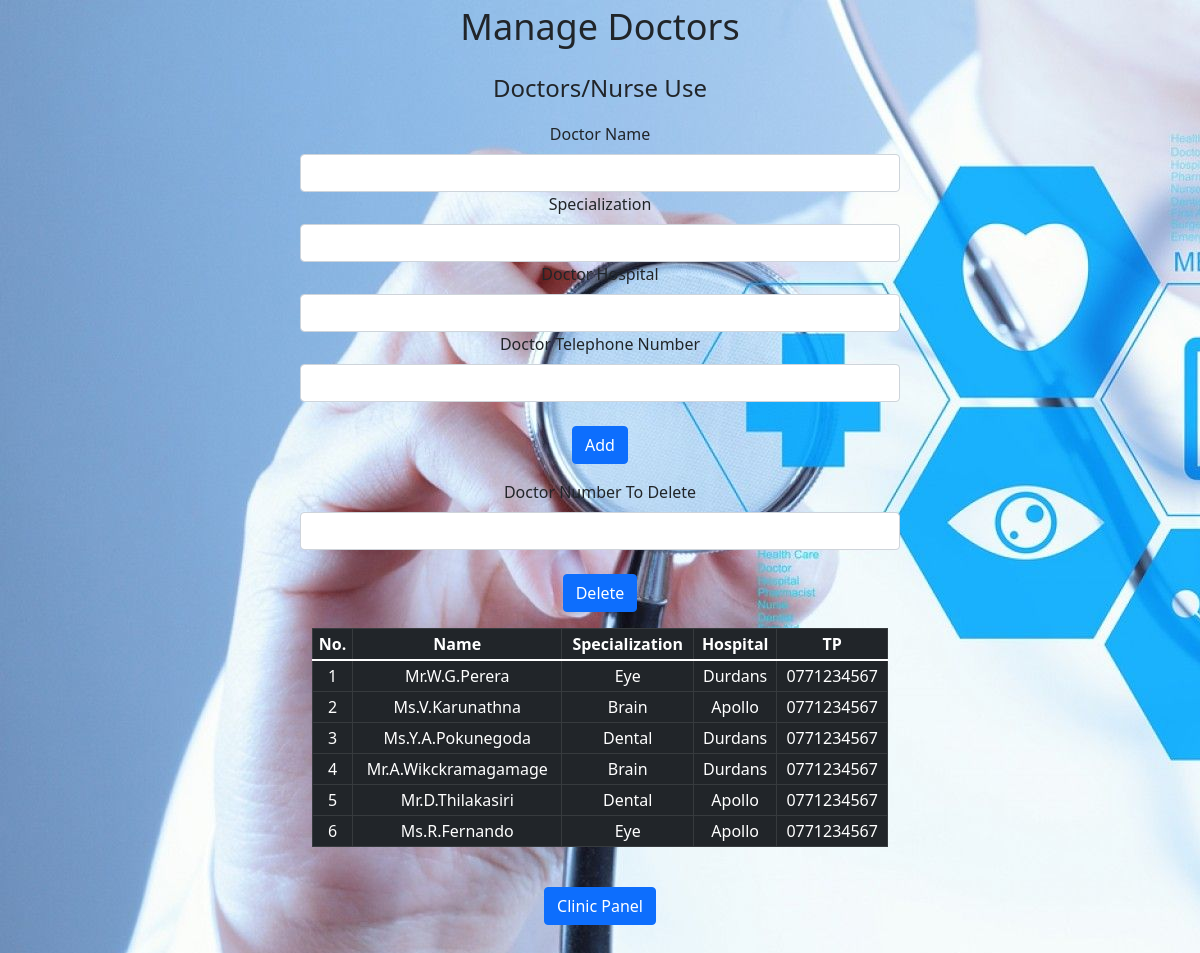
Page /manage-doctors.php on the committed database.
### tables this page shows
CREATE TABLE doctors(  
		doc_id INTEGER AUTO_INCREMENT,
		doc_name VARCHAR(50),
		doc_tp VARCHAR(10),
		doc_specialization VARCHAR(50),
		doc_hospital VARCHAR(50),
		PRIMARY KEY (doc_id)
		);

### manage-doctors.php (the view, shortened to what this page needs)
<?php
require_once "config.php";
$sql='SELECT * FROM doctors';
$result = mysqli_query($link, $sql);
?>
<html>
    <head>
        <link href="https://cdn.jsdelivr.net/npm/bootstrap@5.1.3/dist/css/bootstrap.min.css" rel="stylesheet">
        <link rel="stylesheet" href="/styles.css">
    </head>
    <body>
    <div class="text-center">
        <p id="title">Manage Doctors<p>
        <p id="subtitle">Doctors/Nurse Use<p>
    </div>
    <form action="<?php echo htmlspecialchars($_SERVER["PHP_SELF"]); ?>" method="post">
    <div class="mx-auto w-50" id="input-box">
    <div class="text-center">
    <label for="name" class="form-label">Doctor Name</label>
    <div class="text-center">
        <input type="text" class="form-control" name="name" id="name" autofocus>
    </div>
    <label for="special" class="form-label">Specialization</label>
    <div class="text-center">
        <input type="text" class="form-control" name="special" id="special" autofocus>
    </div>
    <label for="hospital" class="form-label">Doctor Hospital</label>
    <div class="text-center">
        <input type="text" class="form-control" name="hospital" id="hospital" autofocus>
    </div>
    <label for="to" class="form-label">Doctor Telephone Number</label>
    <div class="text-center">
        <input type="text" class="form-control" name="tp" id="tp" autofocus>
    </div>
    <br>
    <button type="submit" name="add" class="btn btn-primary mb-3">Add</button>
    <br>
    <label for="dno" class="form-label">Doctor Number To Delete</label>
    <div class="text-center">
        <input type="text" class="form-control" name="dno" id="dno" autofocus>
    </div>
    <br>
    <button type="submit" name="delete" class="btn btn-primary mb-3">Delete</button>
<?php
echo"<br>
<div class='container-fluid'>
<table class='table table-sm table-dark table-bordered ' id='data_tbl'>
  <thead>
    <tr>
      <th scope='col' style='text-align: center'>No.</th>
      <th scope='col' style='text-align: center'>Name</th>
      <th scope='col' style='text-align: center'>Specialization</th>
      <th scope='col' style='text-align: center'>Hospital</th>
      <th scope='col' style='text-align: center'>TP</th>
    </tr>
  </thead>
  <tbody>";
  while($row = mysqli_fetch_array($result))
  {
  echo "<tr>";
  echo "<td style='text-align: center'>" . $row['doc_id'] . "</td>";
  echo "<td style='text-align: center'>" . $row['doc_name'] . "</td>";
  echo "<td style='text-align: center'>" . $row['doc_specialization'] . "</td>";
  echo "<td style='text-align: center'>" . $row['doc_hospital'] . "</td>";
  echo "<td style='text-align: center'>" . $row['doc_tp'] . "</td>";
  echo "</tr>";
  }
  echo"
  </tr>
  </tbody>
</table>
</div>
";
?>
    </div>
    </form>
    <div class="text-center">
        <br>
        <a class="btn btn-primary mb-3" href="/clinic-panel.php" role="button" >Clinic Panel</a>
    </div>
    </body>
</html>

### styles.css (style rules this page uses)
#title { font-size: 3vmax; }
#subtitle { font-size: 2vmax; }

### manage-doctors.php (style rules this page uses)
body { width: 100%; height: auto; background-image: url('bg2.jpg'); background-repeat: repeat-n; }

### rows in the picture
doctors: doc_id "1", doc_name "Mr.W.G.Perera", doc_specialization "Eye", doc_hospital "Durdans", doc_tp "0771234567"
doctors: doc_id "2", doc_name "Ms.V.Karunathna", doc_specialization "Brain", doc_hospital "Apollo", doc_tp "0771234567"
doctors: doc_id "3", doc_name "Ms.Y.A.Pokunegoda", doc_specialization "Dental", doc_hospital "Durdans", doc_tp "0771234567"
doctors: doc_id "4", doc_name "Mr.A.Wikckramagamage", doc_specialization "Brain", doc_hospital "Durdans", doc_tp "0771234567"
doctors: doc_id "5", doc_name "Mr.D.Thilakasiri", doc_specialization "Dental", doc_hospital "Apollo", doc_tp "0771234567"
doctors: doc_id "6", doc_name "Ms.R.Fernando", doc_specialization "Eye", doc_hospital "Apollo", doc_tp "0771234567"
